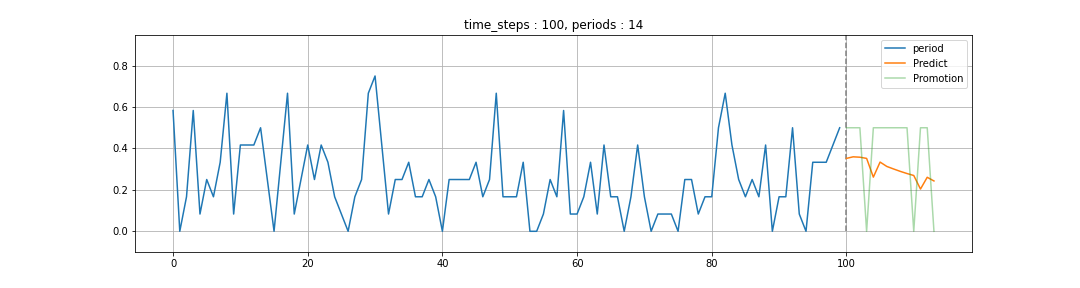

Reproduce this figure in Python.
import os
from tensorflow import keras
import pandas as pd
import numpy as np
import matplotlib.pyplot as plt

def period_prediction(model, X_valid, on_promotion, for_periods):
    predict = []
    X_pred = X_valid.copy()
    for i in range(for_periods):
        pred = model.predict(np.expand_dims(X_pred, axis = 0))
        
        predict += pred.tolist()
        X_pred = np.append(X_pred[1:], np.expand_dims(np.insert(pred, 1, on_promotion[i]), axis = 0), axis = 0)
    
    return np.array(predict)


def predict(
    model, X = 'sales_promotion_oil.csv', promotion = 'promotion.csv', for_periods = 14, path = './', name = 'predict'):
    
    if type(model) == str:
        model = keras.models.load_model(model)
    X_valid = pd.read_csv(X).values[:, 1:]
    promotion = pd.read_csv(promotion).values[:, 1]
    time_steps = X_valid.shape[0]
    predict = period_prediction(model, X_valid, promotion, for_periods)

    plt.figure(figsize= (15, 4))
    
    # period
    plt.plot(np.arange(len(X_valid)), X_valid[:, 0])

    # True
    #plt.plot(np.arange(time_steps, time_steps + for_periods), valid.iloc[i+time_steps:time_steps + for_periods+i, 0].values)

    # predict
    plt.plot(np.arange(time_steps, time_steps + for_periods) , predict[:, 0])
    plt.plot(np.arange(time_steps, time_steps + for_periods) , promotion, alpha = 0.4)

    plt.vlines(time_steps, 0, 1, color = 'gray', linestyle = '--')
    #plt.vlines(time_steps + 7, 0, 1, color = 'red', linestyle = '--')
    plt.ylim(X_valid[:, 0].min() - 0.1,X_valid[:, 0].max() + 0.2)
    plt.title(f'time_steps : {time_steps}, periods : {for_periods}')
    plt.grid()
    plt.legend(['period', 'Predict', 'Promotion'])
    plt.savefig(os.path.join(path, name))
    plt.show()